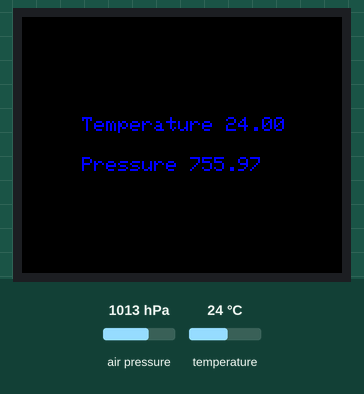
Bench run of a program on a simulated ESP8266 (NodeMCU). Shown: 160×128 colour display. Inputs (shaded band) come from the test bench; at power-on: air pressure 1013 hPa, temperature 24 °C. WiFi joins after 1.5 s; servers stay silent unless stated; no MQTT or app messages arrive unless stated; what the program prints to the serial monitor is not drawn.

Above: at 4.6 s.
4.7 s: air pressure set to 952 hPa
At 8.3 s:
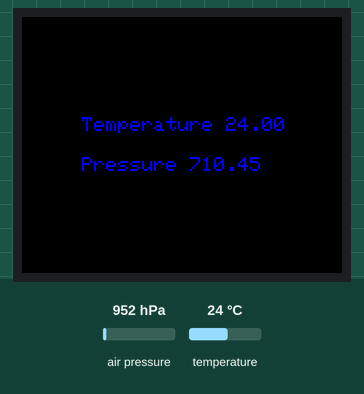
9.5 s: temperature set to 12 °C
At 12.7 s:
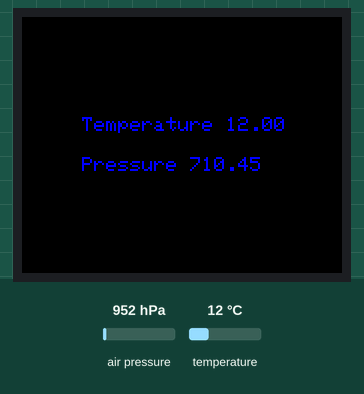
15.0 s: air pressure set to 975 hPa
At 17.1 s:
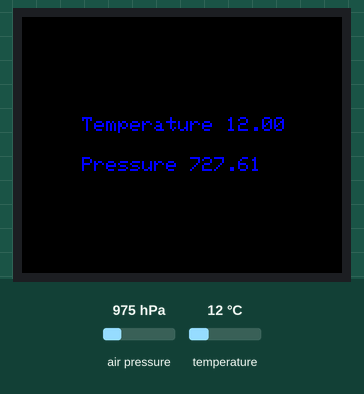
19.0 s: temperature set to 19 °C
Timing chart, 0 to 22.0 s (numbered marks = the images above; inputs shaded):
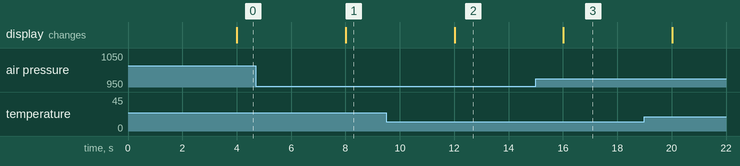

The program:

main.cpp
```cpp
#include <Adafruit_BMP280.h>
#include <Adafruit_GFX.h>
#include <Adafruit_ST7735.h>
#include <SPI.h>
#include <ESP8266WiFi.h>
#include <PubSubClient.h>

// Display
#define TFT_CS D3
#define TFT_RST D0
#define TFT_DC D8

#define SENSOR_TIMEOUT 4000
#define SEND_TIMEOUT 60000

Adafruit_ST7735 tft = Adafruit_ST7735(TFT_CS, TFT_DC, TFT_RST);
Adafruit_BMP280 bmp;

const char *ssid = "Mister Sirion";
const char *password = "agatakristy";

const char *mqtt_server = "mqttserver.com";
const int mqtt_port = 1883;

WiFiClient espClient;
PubSubClient client(espClient);

unsigned long lastSensorReadTime = 0;
unsigned long lastSendTime = 0;
unsigned long lastReconnectAttempt = 0;

float lastTemperature = 0.0f;
float lastPressure = 0.0f;

void drawTemperature()
{
  String text = "Temperature " + String(lastTemperature);
  tft.setCursor(30, 50);
  tft.setTextColor(ST77XX_BLUE, ST77XX_BLACK);
  tft.print(text);
}

void drawPressure()
{
  String text = "Pressure " + String(lastPressure);
  tft.setCursor(30, 70);
  tft.setTextColor(ST77XX_BLUE, ST77XX_BLACK);
  tft.print(text);
}

void MQTTcallback(char *topic, byte *payload, unsigned int length)
{
  Serial.print("Message received in topic: ");
  Serial.println(topic);
  Serial.print("Message:");
  String message;
  for (unsigned int i = 0; i < length; i++)
  {
    message = message + (char)payload[i];
  }
  Serial.println(message);
}

boolean reconnect()
{
  if (client.connect("ESP8266"))
  {
    client.subscribe("esp/command");
  }
  return client.connected();
}

void setup(void)
{
  Serial.begin(921600);

  if (!bmp.begin(0x76))
  {
    Serial.println(F("Could not find a valid BMP280 sensor, check wiring or "
                     "try a different address!"));
    while (1)
      delay(10);
  }

  tft.initR(INITR_BLACKTAB);
  tft.setSPISpeed(16000000);
  tft.fillScreen(ST77XX_BLACK);
  tft.setRotation(3);
  tft.setTextSize(1);

  bmp.setSampling(Adafruit_BMP280::MODE_FORCED,
                  Adafruit_BMP280::SAMPLING_X2,
                  Adafruit_BMP280::SAMPLING_X16,
                  Adafruit_BMP280::FILTER_X16,
                  Adafruit_BMP280::STANDBY_MS_4000);

  WiFi.begin(ssid, password);
  while (WiFi.status() != WL_CONNECTED)
  {
    delay(500);
    Serial.println("Connecting to WiFi..");
  }
  Serial.print("Connected to WiFi :");
  Serial.println(WiFi.SSID());

  client.setServer(mqtt_server, mqtt_port);
  client.setCallback(MQTTcallback);
}

void loop()
{
  if (!client.connected())
  {
    unsigned long now = millis();
    if (now - lastReconnectAttempt > 5000)
    {
      lastReconnectAttempt = now;
      if (reconnect())
      {
        lastReconnectAttempt = 0;
      }
    }
  }
  else
  {
    client.loop();
  }

  if (millis() - lastSensorReadTime > SENSOR_TIMEOUT)
  {
    bmp.takeForcedMeasurement();
    lastTemperature = bmp.readTemperature();
    lastPressure = bmp.readPressure() / 134.0f;

    lastSensorReadTime = millis();

    drawTemperature();
    drawPressure();
  }

  if (millis() - lastSendTime > SEND_TIMEOUT && client.connected())
  {
    String message = "{\"Temperature\":" + String(lastTemperature) + ",\"Pressure\":" + String(lastPressure) + "}";
    client.publish("esp/weather", message.c_str(), true);

    lastSendTime = millis();
  }
}
```

Measured:
- after the input at 4.7 s, the display: changes after 3.3 s (image 1)
- after the input at 9.5 s, the display: changes after 2.5 s (image 2)
- after the input at 15.0 s, the display: changes after 1.0 s (image 3)
